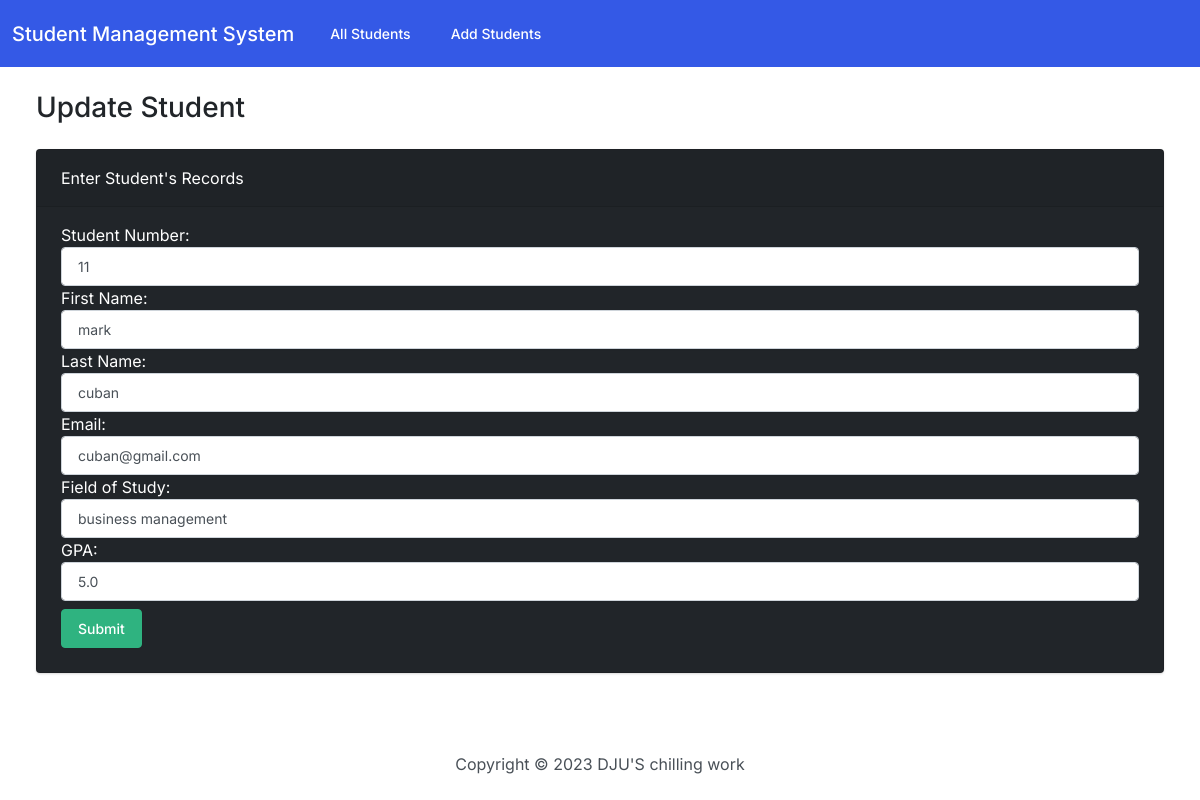
The page /update/8/ on the database its author committed.
### students/models.py (models this page shows, shortened)
class Student(models.Model):
    student_number = models.PositiveIntegerField()
    first_name = models.CharField(max_length=50)
    last_name = models.CharField(max_length=50)
    email = models.EmailField(max_length=100)
    field_of_study = models.CharField(max_length=50)
    gpa = models.FloatField()

### students/views.py (the view)
# urls.py: path('update/<int:student_id>/', views.update, name="update"),
def update(request, student_id):
    print(id)
    context = {}
    student = get_object_or_404(Student, id=int(student_id))
    if request.method == 'POST':
        form = StudentForm(request.POST, instance=student)
        if form.is_valid():
            form.save()
            return redirect('/')
    context = {
        'form' : StudentForm(instance=student),
        'student_id' : student.id
    }
    return render(request, 'students/update.html', context)

### students/forms.py
class StudentForm(forms.ModelForm):
    class Meta:
        model = Student
        fields = '__all__'
        labels = {
            'student_number': 'Student Number',
            'first_name': 'First Name',
            'last_name': 'Last Name',
            'email': 'Email',
            'field_of_study': 'Field of Study',
            'gpa': 'GPA'
        }
        widgets = {
            'student_number': forms.NumberInput(attrs={'class': 'form-control'}),
            'first_name': forms.TextInput(attrs={'class': 'form-control'}),
            'last_name': forms.TextInput(attrs={'class': 'form-control'}),
            'email': forms.EmailInput(attrs={'class': 'form-control'}),
            'field_of_study': forms.TextInput(attrs={'class': 'form-control'}),
            'gpa':forms.NumberInput(attrs={'class': 'form-control'})
        }

### templates/students/update.html (shortened to what this page needs)
{% extends 'students/base.html' %}
{% block body %}
<h3 class="m-4">Update Student</h3>
<div class="row">
    <div class="col-12">
        <div class="card text-white bg-dark mb-4 ms-4 me-4">
            <div class="card-header">Enter Student's Records</div>
            <div class="card-body">
                <form class="form" action="{% url 'update' student_id %}" method="post">
                    {{ form }}
                    <button type="submit" class="btn btn-success my-2">Submit</button>
                </form>
            </div>
        </div>
    </div>
</div>
</div>
{% endblock body %}

### rows shown on the page
Student: student_number "11", first_name "mark", last_name "cuban", email "cuban@gmail.com", field_of_study "business management", gpa "5.0"
